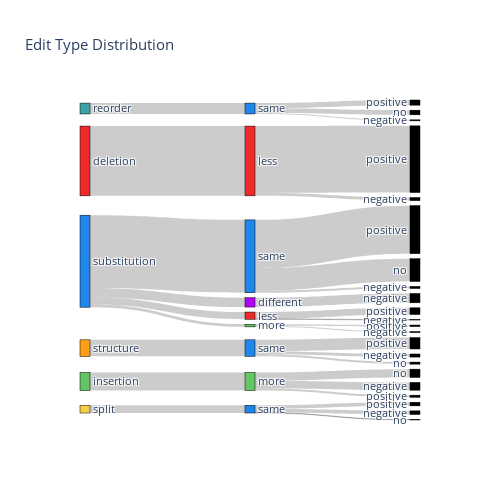

Notebook code for this chart:
### Code cell
# Create a tree of edit types, following the decision tree
root = Node(count_data(data), 'edits', -1)

counter = 0
for edit_type in edit_types:
    root.add_child(Node(count_data(data, edit_type=edit_type), edit_type, counter))
    counter += 1

for node in root.get_children():
    for info_change in information_mapping.values():
        node.add_child(Node(count_data(data, edit_type=node.label, information_impact=info_change), info_change, counter))
        counter += 1
    for child in node.get_children():
        for quality_type in Quality:
            child.add_child(Node(count_data(data, edit_type=node.label, information_impact=child.label, quality_type=quality_type), quality_type, counter))
            counter += 1

# Convert the tree to a list of nodes & links
stack = [child for child in root.get_children()]
nodes, links = [], []
while len(stack) > 0:
    node = stack.pop()

    # Map color if it has a mapping
    color = 'black'
    if node.label in color_mapping.keys():
        color = color_mapping[node.label]
    if node.label in information_change_color_mapping.keys():
        color = information_change_color_mapping[node.label]

    # Map label if it has a mapping
    label = node.label
    in_mapping_back = {information_mapping[k]: k for k in information_mapping}
    if node.label in in_mapping_back.keys():
        label = in_mapping_back[node.label]
    impact_mapping_back = {impact_mapping[k]: k for k in impact_mapping}
    if node.label in impact_mapping_back.keys():
        label = impact_mapping_back[node.label]

    nodes.append({'id': node.id, 'label': label, 'color': color})

    # Get links to children
    for child in node.get_children():
        if child.amount > 0:
            links.append({'source': node.id, 'target': child.id, 'value': child.amount})
        stack.append(child)

# Sort nodes by id
nodes = sorted(nodes, key=lambda x: x['id'])

# Convert dict tree values to lists
labels, colors = [str(x['label']) for x in nodes], [x['color'] for x in nodes]
sources, targets, values = [x['source'] for x in links], [x['target'] for x in links], [x['value'] for x in links]

fig = go.Figure(data=[go.Sankey(
    node = dict(
      pad = 5,
      thickness = 10,
      line = dict(color = "black", width = 0.5),
      label = labels,
      color = colors
    ),
    link = dict(
      source = sources, # index of source node
      target = targets, # index of end node
      value = values,   # amount in link
      # label = data['link']['label'],   # label of link (not necessary)
      # color = data['link']['color']
    ),
    valueformat = "d",
    valuesuffix = " edits"
  )
])

fig.update_layout(title_text="Edit Type Distribution", font_size=11, width=500, height=500)
fig.show()

# This is a start, but perhaps combine the same categories? Also have this be a full tree (i.e. show error types?)

# I actually think this chart would be great if the final row had colors and specific labels (ex. Elaboration, Trivial Insertions, Paraphrase, etc.)

### Figure 1 — Plotly figure (JSON) as saved in the notebook; plotly's stock layout.template omitted (floating-point values rounded to 4 significant figures)
{"data": [{"link": {"source": [5, 87, 87, 87, 4, 72, 72, 72, 3, 55, 55, 55, 2, 2, 2, 2, 41, 40, 40, 39, 39, 39, 38, 38, 1, 22, 22, 0, 7, 7, 7], "target": [87, 93, 94, 95, 72, 80, 81, 82, 55, 61, 62, 63, 38, 39, 40, 41, 53, 48, 50, 45, 46, 47, 42, 44, 22, 26, 28, 7, 13, 14, 15], "value": [15, 7, 1, 7, 35, 4, 16, 15, 32, 22, 4, 6, 14, 141, 5, 18, 18, 3, 2, 93, 44, 4, 13, 1, 135, 129, 6, 21, 10, 9, 2]}, "node": {"color": ["#3ca3a7", "#ee2a2a", "#2186eb", "#FF9F15", "#64C466", "#F7CE46", "#ee2a2a", "#2186eb", "#64C466", "#b103fc", "black", "black", "black", "black", "black", "black", "black", "black", "black", "black", "black", "black", "#ee2a2a", "#2186eb", "#64C466", "#b103fc", "black", "black", "black", "black", "black", "black", "black", "black", "black", "black", "black", "black", "#ee2a2a", "#2186eb", "#64C466", "#b103fc", "black", "black", "black", "black", "black", "black", "black", "black", "black", "black", "black", "black", "#ee2a2a", "#2186eb", "#64C466", "#b103fc", "black", "black", "black", "black", "black", "black", "black", "black", "black", "black", "black", "black", "#ee2a2a", "#2186eb", "#64C466", "#b103fc", "black", "black", "black", "black", "black", "black", "black", "black", "black", "black", "black", "black", "#ee2a2a", "#2186eb", "#64C466", "#b103fc", "black", "black", "black", "black", "black", "black", "black", "black", "black", "black", "black", "black"], "label": ["reorder", "deletion", "substitution", "structure", "insertion", "split", "less", "same", "more", "different", "positive", "no", "negative", "positive", "no", "negative", "positive", "no", "negative", "positive", "no", "negative", "less", "same", "more", "different", "positive", "no", "negative", "positive", "no", "negative", "positive", "no", "negative", "positive", "no", "negative", "less", "same", "more", "different", "positive", "no", "negative", "positive", "no", "negative", "positive", "no", "negative", "positive", "no", "negative", "less", "same", "more", "different", "positive", "no", "negative", "positive", "no", "negative", "positive", "no", "negative", "positive", "no", "negative", "less", "same", "more", "different", "positive", "no", "negative", "positive", "no", "negative", "positive", "no", "negative", "positive", "no", "negative", "less", "same", "more", "different", "positive", "no", "negative", "positive", "no", "negative", "positive", "no", "negative", "positive", "no", "negative"], "line": {"color": "black", "width": 0.5}, "pad": 5, "thickness": 10}, "type": "sankey", "valueformat": "d", "valuesuffix": " edits"}], "layout": {"font": {"size": 11}, "height": 500, "title": {"text": "Edit Type Distribution"}, "width": 500}}
